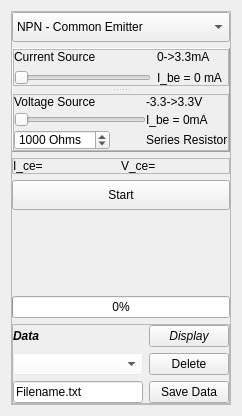
<?xml version="1.0" encoding="UTF-8"?>
<ui version="4.0">
 <class>Form</class>
 <widget class="QWidget" name="Form">
  <property name="geometry">
   <rect>
    <x>0</x>
    <y>0</y>
    <width>242</width>
    <height>416</height>
   </rect>
  </property>
  <property name="sizePolicy">
   <sizepolicy hsizetype="Preferred" vsizetype="Preferred">
    <horstretch>0</horstretch>
    <verstretch>0</verstretch>
   </sizepolicy>
  </property>
  <property name="windowTitle">
   <string>Form</string>
  </property>
  <property name="windowOpacity">
   <double>1.000000000000000</double>
  </property>
  <property name="styleSheet">
   <string notr="true">QTextEdit {color: rgb(0, 0, 0);}
QLineEdit {color: rgb(0, 0, 0);}
QLineEdit:selected {color: rgb(0, 0, 0);}
QSpinBox{color: rgb(0, 0, 0);}</string>
  </property>
  <layout class="QGridLayout" name="gridLayout">
   <item row="0" column="0">
    <widget class="QFrame" name="frame">
     <property name="sizePolicy">
      <sizepolicy hsizetype="Minimum" vsizetype="Preferred">
       <horstretch>0</horstretch>
       <verstretch>0</verstretch>
      </sizepolicy>
     </property>
     <property name="styleSheet">
      <string notr="true"/>
     </property>
     <property name="frameShape">
      <enum>QFrame::StyledPanel</enum>
     </property>
     <property name="frameShadow">
      <enum>QFrame::Raised</enum>
     </property>
     <layout class="QVBoxLayout" name="verticalLayout">
      <property name="margin">
       <number>0</number>
      </property>
      <item>
       <widget class="QComboBox" name="comboBox">
        <property name="sizePolicy">
         <sizepolicy hsizetype="Minimum" vsizetype="Fixed">
          <horstretch>0</horstretch>
          <verstretch>0</verstretch>
         </sizepolicy>
        </property>
        <property name="minimumSize">
         <size>
          <width>0</width>
          <height>30</height>
         </size>
        </property>
        <property name="styleSheet">
         <string notr="true"/>
        </property>
        <item>
         <property name="text">
          <string>NPN - Common Emitter</string>
         </property>
        </item>
        <item>
         <property name="text">
          <string>PNP</string>
         </property>
        </item>
       </widget>
      </item>
      <item>
       <widget class="QSplitter" name="splitter">
        <property name="sizePolicy">
         <sizepolicy hsizetype="Preferred" vsizetype="Maximum">
          <horstretch>0</horstretch>
          <verstretch>0</verstretch>
         </sizepolicy>
        </property>
        <property name="frameShape">
         <enum>QFrame::Panel</enum>
        </property>
        <property name="frameShadow">
         <enum>QFrame::Raised</enum>
        </property>
        <property name="midLineWidth">
         <number>0</number>
        </property>
        <property name="orientation">
         <enum>Qt::Vertical</enum>
        </property>
        <property name="handleWidth">
         <number>8</number>
        </property>
        <property name="childrenCollapsible">
         <bool>false</bool>
        </property>
        <widget class="QFrame" name="NPN_Frame">
         <property name="enabled">
          <bool>true</bool>
         </property>
         <property name="sizePolicy">
          <sizepolicy hsizetype="MinimumExpanding" vsizetype="Maximum">
           <horstretch>0</horstretch>
           <verstretch>0</verstretch>
          </sizepolicy>
         </property>
         <property name="frameShape">
          <enum>QFrame::StyledPanel</enum>
         </property>
         <property name="frameShadow">
          <enum>QFrame::Raised</enum>
         </property>
         <layout class="QGridLayout" name="gridLayout_4">
          <property name="margin">
           <number>0</number>
          </property>
          <item row="0" column="0">
           <widget class="QLabel" name="label_2">
            <property name="text">
             <string>Current Source</string>
            </property>
           </widget>
          </item>
          <item row="0" column="1">
           <widget class="QLabel" name="label_3">
            <property name="sizePolicy">
             <sizepolicy hsizetype="Maximum" vsizetype="Preferred">
              <horstretch>0</horstretch>
              <verstretch>0</verstretch>
             </sizepolicy>
            </property>
            <property name="text">
             <string>0-&gt;3.3mA</string>
            </property>
           </widget>
          </item>
          <item row="1" column="0">
           <widget class="QSlider" name="base_current_slider">
            <property name="sizePolicy">
             <sizepolicy hsizetype="Expanding" vsizetype="Fixed">
              <horstretch>0</horstretch>
              <verstretch>0</verstretch>
             </sizepolicy>
            </property>
            <property name="baseSize">
             <size>
              <width>10</width>
              <height>0</height>
             </size>
            </property>
            <property name="toolTip">
             <string>Set the programmable current source output. Feed this into the base of the transistor</string>
            </property>
            <property name="minimum">
             <number>0</number>
            </property>
            <property name="maximum">
             <number>4095</number>
            </property>
            <property name="pageStep">
             <number>1</number>
            </property>
            <property name="value">
             <number>0</number>
            </property>
            <property name="orientation">
             <enum>Qt::Horizontal</enum>
            </property>
           </widget>
          </item>
          <item row="1" column="1">
           <widget class="QLabel" name="IbeLabel">
            <property name="sizePolicy">
             <sizepolicy hsizetype="Maximum" vsizetype="Preferred">
              <horstretch>0</horstretch>
              <verstretch>0</verstretch>
             </sizepolicy>
            </property>
            <property name="minimumSize">
             <size>
              <width>0</width>
              <height>0</height>
             </size>
            </property>
            <property name="text">
             <string>I_be = 0 mA  </string>
            </property>
           </widget>
          </item>
         </layout>
        </widget>
        <widget class="QFrame" name="PNP_Frame">
         <property name="enabled">
          <bool>true</bool>
         </property>
         <property name="frameShape">
          <enum>QFrame::StyledPanel</enum>
         </property>
         <property name="frameShadow">
          <enum>QFrame::Raised</enum>
         </property>
         <layout class="QGridLayout" name="gridLayout_2">
          <property name="horizontalSpacing">
           <number>0</number>
          </property>
          <property name="verticalSpacing">
           <number>3</number>
          </property>
          <property name="margin">
           <number>0</number>
          </property>
          <item row="3" column="1">
           <widget class="QLabel" name="label_6">
            <property name="sizePolicy">
             <sizepolicy hsizetype="Maximum" vsizetype="Preferred">
              <horstretch>0</horstretch>
              <verstretch>0</verstretch>
             </sizepolicy>
            </property>
            <property name="text">
             <string>Series Resistor</string>
            </property>
           </widget>
          </item>
          <item row="1" column="1">
           <widget class="QLabel" name="IbeLabel2">
            <property name="sizePolicy">
             <sizepolicy hsizetype="Maximum" vsizetype="Preferred">
              <horstretch>0</horstretch>
              <verstretch>0</verstretch>
             </sizepolicy>
            </property>
            <property name="text">
             <string>I_be = 0mA </string>
            </property>
           </widget>
          </item>
          <item row="3" column="0">
           <widget class="QSpinBox" name="resistance_value">
            <property name="sizePolicy">
             <sizepolicy hsizetype="Maximum" vsizetype="Fixed">
              <horstretch>0</horstretch>
              <verstretch>0</verstretch>
             </sizepolicy>
            </property>
            <property name="minimumSize">
             <size>
              <width>0</width>
              <height>0</height>
             </size>
            </property>
            <property name="toolTip">
             <string>In order to create negative base currents for NPN transistors,
 A bipolar voltage source is used with a series resistor. 
Specify the accurate value of the series resistance 
to estimate the current flow</string>
            </property>
            <property name="suffix">
             <string> Ohms</string>
            </property>
            <property name="minimum">
             <number>100</number>
            </property>
            <property name="maximum">
             <number>50000</number>
            </property>
            <property name="value">
             <number>1000</number>
            </property>
           </widget>
          </item>
          <item row="0" column="0">
           <widget class="QLabel" name="label_4">
            <property name="text">
             <string>Voltage Source</string>
            </property>
           </widget>
          </item>
          <item row="0" column="1">
           <widget class="QLabel" name="label_5">
            <property name="sizePolicy">
             <sizepolicy hsizetype="Maximum" vsizetype="Preferred">
              <horstretch>0</horstretch>
              <verstretch>0</verstretch>
             </sizepolicy>
            </property>
            <property name="text">
             <string>-3.3-&gt;3.3V</string>
            </property>
           </widget>
          </item>
          <item row="1" column="0">
           <widget class="QSlider" name="base_voltage_label">
            <property name="sizePolicy">
             <sizepolicy hsizetype="Expanding" vsizetype="Fixed">
              <horstretch>0</horstretch>
              <verstretch>0</verstretch>
             </sizepolicy>
            </property>
            <property name="baseSize">
             <size>
              <width>20</width>
              <height>0</height>
             </size>
            </property>
            <property name="toolTip">
             <string>Set the value of PVS3 (-3.3 Volts to 3.3 Volts)</string>
            </property>
            <property name="maximum">
             <number>4095</number>
            </property>
            <property name="pageStep">
             <number>1</number>
            </property>
            <property name="value">
             <number>15</number>
            </property>
            <property name="orientation">
             <enum>Qt::Horizontal</enum>
            </property>
           </widget>
          </item>
         </layout>
        </widget>
       </widget>
      </item>
      <item>
       <widget class="QFrame" name="frame_5">
        <property name="frameShape">
         <enum>QFrame::StyledPanel</enum>
        </property>
        <property name="frameShadow">
         <enum>QFrame::Raised</enum>
        </property>
        <layout class="QGridLayout" name="gridLayout_5">
         <property name="margin">
          <number>0</number>
         </property>
         <property name="spacing">
          <number>0</number>
         </property>
         <item row="0" column="0">
          <widget class="QLabel" name="IceLabel">
           <property name="toolTip">
            <string>Current flowing through the emitter.</string>
           </property>
           <property name="text">
            <string>I_ce=</string>
           </property>
          </widget>
         </item>
         <item row="0" column="1">
          <widget class="QLabel" name="VceLabel">
           <property name="toolTip">
            <string>Voltage across the collector and emitter</string>
           </property>
           <property name="text">
            <string>V_ce=</string>
           </property>
          </widget>
         </item>
        </layout>
       </widget>
      </item>
      <item>
       <widget class="QPushButton" name="pushButton">
        <property name="minimumSize">
         <size>
          <width>0</width>
          <height>30</height>
         </size>
        </property>
        <property name="text">
         <string>Start</string>
        </property>
       </widget>
      </item>
      <item>
       <spacer name="verticalSpacer">
        <property name="orientation">
         <enum>Qt::Vertical</enum>
        </property>
        <property name="sizeHint" stdset="0">
         <size>
          <width>20</width>
          <height>10</height>
         </size>
        </property>
       </spacer>
      </item>
      <item>
       <widget class="QProgressBar" name="progress">
        <property name="sizePolicy">
         <sizepolicy hsizetype="MinimumExpanding" vsizetype="Fixed">
          <horstretch>0</horstretch>
          <verstretch>0</verstretch>
         </sizepolicy>
        </property>
        <property name="styleSheet">
         <string notr="true"/>
        </property>
        <property name="value">
         <number>0</number>
        </property>
       </widget>
      </item>
      <item>
       <widget class="QFrame" name="frame_3">
        <property name="sizePolicy">
         <sizepolicy hsizetype="Preferred" vsizetype="Maximum">
          <horstretch>0</horstretch>
          <verstretch>0</verstretch>
         </sizepolicy>
        </property>
        <property name="minimumSize">
         <size>
          <width>0</width>
          <height>0</height>
         </size>
        </property>
        <property name="styleSheet">
         <string notr="true"/>
        </property>
        <property name="frameShape">
         <enum>QFrame::StyledPanel</enum>
        </property>
        <property name="frameShadow">
         <enum>QFrame::Raised</enum>
        </property>
        <layout class="QGridLayout" name="gridLayout_3">
         <property name="margin">
          <number>0</number>
         </property>
         <item row="2" column="1">
          <widget class="QPushButton" name="pushButton_3">
           <property name="text">
            <string>Save Data</string>
           </property>
          </widget>
         </item>
         <item row="1" column="0">
          <widget class="QComboBox" name="saved_traces">
           <property name="minimumSize">
            <size>
             <width>40</width>
             <height>0</height>
            </size>
           </property>
           <property name="styleSheet">
            <string notr="true">QComboBox{background-color: rgba(255, 255, 255, 50);}
</string>
           </property>
          </widget>
         </item>
         <item row="1" column="1">
          <widget class="QPushButton" name="pushButton_2">
           <property name="minimumSize">
            <size>
             <width>30</width>
             <height>0</height>
            </size>
           </property>
           <property name="text">
            <string>Delete</string>
           </property>
          </widget>
         </item>
         <item row="2" column="0">
          <widget class="QLineEdit" name="filename_text">
           <property name="styleSheet">
            <string notr="true"/>
           </property>
           <property name="text">
            <string>Filename.txt</string>
           </property>
          </widget>
         </item>
         <item row="0" column="0">
          <widget class="QLabel" name="label">
           <property name="font">
            <font>
             <weight>75</weight>
             <italic>true</italic>
             <bold>true</bold>
            </font>
           </property>
           <property name="styleSheet">
            <string notr="true">color: rgb(0, 0, 0);</string>
           </property>
           <property name="text">
            <string>Data</string>
           </property>
          </widget>
         </item>
         <item row="0" column="1">
          <widget class="QPushButton" name="pushButton_4">
           <property name="font">
            <font>
             <pointsize>9</pointsize>
             <italic>true</italic>
            </font>
           </property>
           <property name="text">
            <string>Display</string>
           </property>
          </widget>
         </item>
        </layout>
       </widget>
      </item>
     </layout>
    </widget>
   </item>
  </layout>
 </widget>
 <resources/>
 <connections>
  <connection>
   <sender>base_current_slider</sender>
   <signal>valueChanged(int)</signal>
   <receiver>Form</receiver>
   <slot>setBaseCurrent(int)</slot>
   <hints>
    <hint type="sourcelabel">
     <x>59</x>
     <y>104</y>
    </hint>
    <hint type="destinationlabel">
     <x>57</x>
     <y>131</y>
    </hint>
   </hints>
  </connection>
  <connection>
   <sender>pushButton</sender>
   <signal>clicked()</signal>
   <receiver>Form</receiver>
   <slot>start()</slot>
   <hints>
    <hint type="sourcelabel">
     <x>207</x>
     <y>259</y>
    </hint>
    <hint type="destinationlabel">
     <x>229</x>
     <y>172</y>
    </hint>
   </hints>
  </connection>
  <connection>
   <sender>pushButton_2</sender>
   <signal>clicked()</signal>
   <receiver>Form</receiver>
   <slot>delete_curve()</slot>
   <hints>
    <hint type="sourcelabel">
     <x>230</x>
     <y>371</y>
    </hint>
    <hint type="destinationlabel">
     <x>230</x>
     <y>278</y>
    </hint>
   </hints>
  </connection>
  <connection>
   <sender>pushButton_3</sender>
   <signal>clicked()</signal>
   <receiver>Form</receiver>
   <slot>saveData()</slot>
   <hints>
    <hint type="sourcelabel">
     <x>230</x>
     <y>404</y>
    </hint>
    <hint type="destinationlabel">
     <x>231</x>
     <y>361</y>
    </hint>
   </hints>
  </connection>
  <connection>
   <sender>base_voltage_label</sender>
   <signal>valueChanged(int)</signal>
   <receiver>Form</receiver>
   <slot>setBaseVoltage(int)</slot>
   <hints>
    <hint type="sourcelabel">
     <x>37</x>
     <y>161</y>
    </hint>
    <hint type="destinationlabel">
     <x>35</x>
     <y>205</y>
    </hint>
   </hints>
  </connection>
  <connection>
   <sender>resistance_value</sender>
   <signal>valueChanged(int)</signal>
   <receiver>Form</receiver>
   <slot>setSeriesR(int)</slot>
   <hints>
    <hint type="sourcelabel">
     <x>79</x>
     <y>191</y>
    </hint>
    <hint type="destinationlabel">
     <x>6</x>
     <y>247</y>
    </hint>
   </hints>
  </connection>
  <connection>
   <sender>comboBox</sender>
   <signal>currentIndexChanged(int)</signal>
   <receiver>Form</receiver>
   <slot>changeTransistorType(int)</slot>
   <hints>
    <hint type="sourcelabel">
     <x>231</x>
     <y>39</y>
    </hint>
    <hint type="destinationlabel">
     <x>199</x>
     <y>51</y>
    </hint>
   </hints>
  </connection>
  <connection>
   <sender>pushButton_4</sender>
   <signal>clicked()</signal>
   <receiver>Form</receiver>
   <slot>showData()</slot>
   <hints>
    <hint type="sourcelabel">
     <x>189</x>
     <y>320</y>
    </hint>
    <hint type="destinationlabel">
     <x>237</x>
     <y>264</y>
    </hint>
   </hints>
  </connection>
 </connections>
 <slots>
  <slot>start()</slot>
  <slot>setBaseCurrent(int)</slot>
  <slot>delete_curve()</slot>
  <slot>saveData()</slot>
  <slot>setBaseVoltage(int)</slot>
  <slot>setSeriesR(int)</slot>
  <slot>changeTransistorType(int)</slot>
  <slot>showData()</slot>
 </slots>
</ui>
